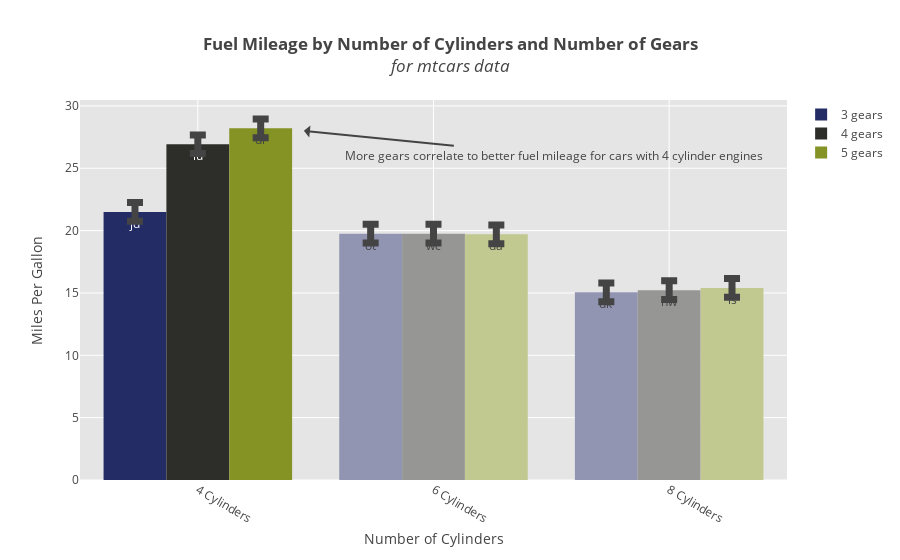

The notebook cell saved with this chart:
### Code cell
fig = barplot.create_graph(**args)

### Figure 1 — Plotly figure (JSON) as saved in the notebook; plotly's stock layout.template omitted (floating-point values rounded to 4 significant figures)
{"data": [{"error_y": {"array": [0.75, 0.75, 0.75], "thickness": 7, "type": "data", "visible": true, "width": 8}, "marker": {"color": ["#232C65", "#9195b2", "#9195b2"]}, "name": "3 gears", "text": ["jd", "ot", "dk"], "type": "bar", "uid": "43755e9e-476a-441a-b83a-7fd8c8fbfd17", "x": ["4 Cylinders", "6 Cylinders", "8 Cylinders"], "y": [21.5, 19.75, 15.05]}, {"error_y": {"array": [0.75, 0.75, 0.75], "thickness": 7, "type": "data", "visible": true, "width": 8}, "marker": {"color": ["#2D2D2A", "#969694", "#969694"]}, "name": "4 gears", "text": ["lu", "wc", "nw"], "type": "bar", "uid": "e74f3a37-1fd7-4b4f-9a6a-451ed608d45c", "x": ["4 Cylinders", "6 Cylinders", "8 Cylinders"], "y": [26.93, 19.75, 15.23]}, {"error_y": {"array": [0.75, 0.75, 0.75], "thickness": 7, "type": "data", "visible": true, "width": 8}, "marker": {"color": ["#849324", "#c1c991", "#c1c991"]}, "name": "5 gears", "text": ["dr", "da", "is"], "type": "bar", "uid": "f18a6644-85b3-4f6a-8e34-18ddee27b5f1", "x": ["4 Cylinders", "6 Cylinders", "8 Cylinders"], "y": [28.2, 19.7, 15.4]}], "layout": {"annotations": [{"ax": 250, "ay": 25, "showarrow": true, "text": "More gears correlate to better fuel mileage for cars with 4 cylinder engines", "x": 0.45, "y": 28}], "hovermode": "closest", "plot_bgcolor": "rgb(229, 229, 229)", "title": "<b>Fuel Mileage by Number of Cylinders and Number of Gears</b><br><i>for mtcars data</i>", "xaxis": {"gridcolor": "rgb(255,255,255)", "tickangle": 30, "title": "Number of Cylinders", "zerolinecolor": "rgb(255,255,255)"}, "yaxis": {"gridcolor": "rgb(255,255,255)", "title": "Miles Per Gallon", "zerolinecolor": "rgb(255,255,255)"}}}
